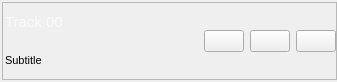
<?xml version="1.0" encoding="UTF-8"?>
<ui version="4.0">
 <class>TimelineFloatingHeaderWidget</class>
 <widget class="QWidget" name="TimelineFloatingHeaderWidget">
  <property name="geometry">
   <rect>
    <x>0</x>
    <y>0</y>
    <width>337</width>
    <height>82</height>
   </rect>
  </property>
  <property name="minimumSize">
   <size>
    <width>0</width>
    <height>82</height>
   </size>
  </property>
  <property name="windowTitle">
   <string>Floating Track Header Widget</string>
  </property>
  <property name="styleSheet">
   <string notr="true">background-color: qlineargradient(spread:pad, x1:0, y1:0, x2:1, y2:0, stop:0 rgba(30, 30, 30, 40), stop:1 rgba(60, 66, 60, 40));
color:rgb(243, 243, 243);
hover { background-color: qlineargradient(spread:pad, x1:0, y1:0, x2:1, y2:0, stop:0 rgba(30, 30, 30, 200), stop:1 rgba(60, 66, 60, 200)); backcolor:white };
</string>
  </property>
  <layout class="QVBoxLayout" name="verticalLayout_2">
   <property name="leftMargin">
    <number>2</number>
   </property>
   <property name="topMargin">
    <number>2</number>
   </property>
   <property name="rightMargin">
    <number>0</number>
   </property>
   <property name="bottomMargin">
    <number>2</number>
   </property>
   <item>
    <widget class="QFrame" name="frame_TopButtons">
     <property name="minimumSize">
      <size>
       <width>0</width>
       <height>20</height>
      </size>
     </property>
     <property name="frameShape">
      <enum>QFrame::StyledPanel</enum>
     </property>
     <property name="frameShadow">
      <enum>QFrame::Raised</enum>
     </property>
     <property name="lineWidth">
      <number>1</number>
     </property>
     <layout class="QHBoxLayout" name="horizontalLayout_3">
      <property name="leftMargin">
       <number>2</number>
      </property>
      <property name="topMargin">
       <number>2</number>
      </property>
      <property name="rightMargin">
       <number>0</number>
      </property>
      <property name="bottomMargin">
       <number>2</number>
      </property>
      <item>
       <layout class="QVBoxLayout" name="verticalLayout">
        <item>
         <widget class="QLabel" name="lblTitle">
          <property name="sizePolicy">
           <sizepolicy hsizetype="Expanding" vsizetype="Preferred">
            <horstretch>0</horstretch>
            <verstretch>0</verstretch>
           </sizepolicy>
          </property>
          <property name="font">
           <font>
            <pointsize>11</pointsize>
           </font>
          </property>
          <property name="styleSheet">
           <string notr="true">color: rgb(250, 250, 250)</string>
          </property>
          <property name="text">
           <string>Track 00</string>
          </property>
         </widget>
        </item>
        <item>
         <widget class="QLabel" name="lblSubtitle">
          <property name="font">
           <font>
            <pointsize>8</pointsize>
           </font>
          </property>
          <property name="text">
           <string>Subtitle</string>
          </property>
         </widget>
        </item>
       </layout>
      </item>
      <item>
       <widget class="QPushButton" name="btnFindNext">
        <property name="toolTip">
         <string>Collapse</string>
        </property>
        <property name="statusTip">
         <string>Collapse</string>
        </property>
        <property name="accessibleName">
         <string>Collapse</string>
        </property>
        <property name="text">
         <string/>
        </property>
       </widget>
      </item>
      <item>
       <widget class="QPushButton" name="btnOptions">
        <property name="toolTip">
         <string>Options</string>
        </property>
        <property name="statusTip">
         <string>Options</string>
        </property>
        <property name="accessibleName">
         <string>Options</string>
        </property>
        <property name="text">
         <string/>
        </property>
       </widget>
      </item>
      <item>
       <widget class="QPushButton" name="btnRefresh">
        <property name="toolTip">
         <string>Refresh</string>
        </property>
        <property name="statusTip">
         <string>Refresh</string>
        </property>
        <property name="accessibleName">
         <string>Refresh</string>
        </property>
        <property name="text">
         <string/>
        </property>
       </widget>
      </item>
     </layout>
    </widget>
   </item>
  </layout>
 </widget>
 <resources/>
 <connections/>
</ui>
